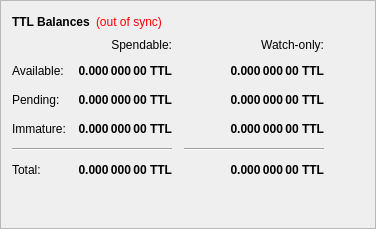
        <widget class="QFrame" name="frame">
         <property name="frameShape">
          <enum>QFrame::StyledPanel</enum>
         </property>
         <property name="frameShadow">
          <enum>QFrame::Raised</enum>
         </property>
         <layout class="QVBoxLayout" name="verticalLayout_4">
          <item>
           <layout class="QHBoxLayout" name="horizontalLayout_4">
            <item>
             <widget class="QLabel" name="label_5">
              <property name="font">
               <font>
                <weight>75</weight>
                <bold>true</bold>
               </font>
              </property>
              <property name="text">
               <string>TTL Balances</string>
              </property>
             </widget>
            </item>
            <item>
             <widget class="QLabel" name="labelWalletStatus">
              <property name="cursor">
               <cursorShape>WhatsThisCursor</cursorShape>
              </property>
              <property name="toolTip">
               <string>The displayed information may be out of date. Your wallet automatically synchronizes with the ThatsTheLabor network after a connection is established, but this process has not completed yet.</string>
              </property>
              <property name="styleSheet">
               <string notr="true">QLabel { color: red; }</string>
              </property>
              <property name="text">
               <string notr="true">(out of sync)</string>
              </property>
              <property name="alignment">
               <set>Qt::AlignLeading|Qt::AlignLeft|Qt::AlignVCenter</set>
              </property>
             </widget>
            </item>
            <item>
             <spacer name="horizontalSpacer_3">
              <property name="orientation">
               <enum>Qt::Horizontal</enum>
              </property>
              <property name="sizeHint" stdset="0">
               <size>
                <width>40</width>
                <height>20</height>
               </size>
              </property>
             </spacer>
            </item>
           </layout>
          </item>
          <item>
           <layout class="QGridLayout" name="gridLayout">
            <property name="spacing">
             <number>12</number>
            </property>
            <item row="2" column="2">
             <widget class="QLabel" name="labelWatchPending">
              <property name="font">
               <font>
                <weight>75</weight>
                <bold>true</bold>
               </font>
              </property>
              <property name="cursor">
               <cursorShape>IBeamCursor</cursorShape>
              </property>
              <property name="toolTip">
               <string>Unconfirmed transactions to watch-only addresses</string>
              </property>
              <property name="text">
               <string notr="true">0.000 000 00 TTL</string>
              </property>
              <property name="alignment">
               <set>Qt::AlignRight|Qt::AlignTrailing|Qt::AlignVCenter</set>
              </property>
              <property name="textInteractionFlags">
               <set>Qt::LinksAccessibleByMouse|Qt::TextSelectableByKeyboard|Qt::TextSelectableByMouse</set>
              </property>
             </widget>
            </item>
            <item row="2" column="1">
             <widget class="QLabel" name="labelUnconfirmed">
              <property name="font">
               <font>
                <weight>75</weight>
                <bold>true</bold>
               </font>
              </property>
              <property name="cursor">
               <cursorShape>IBeamCursor</cursorShape>
              </property>
              <property name="toolTip">
               <string>Total of transactions that have yet to be confirmed, and do not yet count toward the spendable balance</string>
              </property>
              <property name="text">
               <string notr="true">0.000 000 00 TTL</string>
              </property>
              <property name="alignment">
               <set>Qt::AlignRight|Qt::AlignTrailing|Qt::AlignVCenter</set>
              </property>
              <property name="textInteractionFlags">
               <set>Qt::LinksAccessibleByMouse|Qt::TextSelectableByKeyboard|Qt::TextSelectableByMouse</set>
              </property>
             </widget>
            </item>
            <item row="3" column="2">
             <widget class="QLabel" name="labelWatchImmature">
              <property name="font">
               <font>
                <weight>75</weight>
                <bold>true</bold>
               </font>
              </property>
              <property name="cursor">
               <cursorShape>IBeamCursor</cursorShape>
              </property>
              <property name="toolTip">
               <string>Staked or masternode rewards in watch-only addresses that has not yet matured</string>
              </property>
              <property name="text">
               <string notr="true">0.000 000 00 TTL</string>
              </property>
              <property name="alignment">
               <set>Qt::AlignRight|Qt::AlignTrailing|Qt::AlignVCenter</set>
              </property>
              <property name="textInteractionFlags">
               <set>Qt::LinksAccessibleByMouse|Qt::TextSelectableByKeyboard|Qt::TextSelectableByMouse</set>
              </property>
             </widget>
            </item>
            <item row="4" column="0" colspan="2">
             <widget class="Line" name="lineSpendableBalance">
              <property name="orientation">
               <enum>Qt::Horizontal</enum>
              </property>
             </widget>
            </item>
            <item row="4" column="2">
             <widget class="Line" name="lineWatchBalance">
              <property name="sizePolicy">
               <sizepolicy hsizetype="Preferred" vsizetype="Fixed">
                <horstretch>0</horstretch>
                <verstretch>0</verstretch>
               </sizepolicy>
              </property>
              <property name="minimumSize">
               <size>
                <width>140</width>
                <height>0</height>
               </size>
              </property>
              <property name="orientation">
               <enum>Qt::Horizontal</enum>
              </property>
             </widget>
            </item>
            <item row="5" column="0">
             <widget class="QLabel" name="labelTotalText">
              <property name="text">
               <string>Total:</string>
              </property>
             </widget>
            </item>
            <item row="3" column="1">
             <widget class="QLabel" name="labelImmature">
              <property name="font">
               <font>
                <weight>75</weight>
                <bold>true</bold>
               </font>
              </property>
              <property name="cursor">
               <cursorShape>IBeamCursor</cursorShape>
              </property>
              <property name="toolTip">
               <string>Staked or masternode rewards that has not yet matured</string>
              </property>
              <property name="text">
               <string notr="true">0.000 000 00 TTL</string>
              </property>
              <property name="alignment">
               <set>Qt::AlignRight|Qt::AlignTrailing|Qt::AlignVCenter</set>
              </property>
              <property name="textInteractionFlags">
               <set>Qt::LinksAccessibleByMouse|Qt::TextSelectableByKeyboard|Qt::TextSelectableByMouse</set>
              </property>
             </widget>
            </item>
            <item row="2" column="3">
             <spacer name="horizontalSpacer_2">
              <property name="orientation">
               <enum>Qt::Horizontal</enum>
              </property>
              <property name="sizeHint" stdset="0">
               <size>
                <width>40</width>
                <height>20</height>
               </size>
              </property>
             </spacer>
            </item>
            <item row="3" column="0">
             <widget class="QLabel" name="labelImmatureText">
              <property name="text">
               <string>Immature:</string>
              </property>
             </widget>
            </item>
            <item row="5" column="1">
             <widget class="QLabel" name="labelTotal">
              <property name="font">
               <font>
                <weight>75</weight>
                <bold>true</bold>
               </font>
              </property>
              <property name="cursor">
               <cursorShape>IBeamCursor</cursorShape>
              </property>
              <property name="toolTip">
               <string>Your current total balance</string>
              </property>
              <property name="text">
               <string notr="true">0.000 000 00 TTL</string>
              </property>
              <property name="alignment">
               <set>Qt::AlignRight|Qt::AlignTrailing|Qt::AlignVCenter</set>
              </property>
              <property name="textInteractionFlags">
               <set>Qt::LinksAccessibleByMouse|Qt::TextSelectableByKeyboard|Qt::TextSelectableByMouse</set>
              </property>
             </widget>
            </item>
            <item row="5" column="2">
             <widget class="QLabel" name="labelWatchTotal">
              <property name="font">
               <font>
                <weight>75</weight>
                <bold>true</bold>
               </font>
              </property>
              <property name="cursor">
               <cursorShape>IBeamCursor</cursorShape>
              </property>
              <property name="toolTip">
               <string>Current total balance in watch-only addresses</string>
              </property>
              <property name="text">
               <string notr="true">0.000 000 00 TTL</string>
              </property>
              <property name="alignment">
               <set>Qt::AlignRight|Qt::AlignTrailing|Qt::AlignVCenter</set>
              </property>
              <property name="textInteractionFlags">
               <set>Qt::LinksAccessibleByMouse|Qt::TextSelectableByKeyboard|Qt::TextSelectableByMouse</set>
              </property>
             </widget>
            </item>
            <item row="0" column="2">
             <widget class="QLabel" name="labelWatchonly">
              <property name="text">
               <string>Watch-only:</string>
              </property>
              <property name="alignment">
               <set>Qt::AlignRight|Qt::AlignTrailing|Qt::AlignVCenter</set>
              </property>
             </widget>
            </item>
            <item row="1" column="0">
             <widget class="QLabel" name="labelBalanceText">
              <property name="text">
               <string>Available:</string>
              </property>
             </widget>
            </item>
            <item row="1" column="1">
             <widget class="QLabel" name="labelBalance">
              <property name="font">
               <font>
                <weight>75</weight>
                <bold>true</bold>
               </font>
              </property>
              <property name="cursor">
               <cursorShape>IBeamCursor</cursorShape>
              </property>
              <property name="toolTip">
               <string>Your current spendable balance</string>
              </property>
              <property name="text">
               <string notr="true">0.000 000 00 TTL</string>
              </property>
              <property name="alignment">
               <set>Qt::AlignRight|Qt::AlignTrailing|Qt::AlignVCenter</set>
              </property>
              <property name="textInteractionFlags">
               <set>Qt::LinksAccessibleByMouse|Qt::TextSelectableByKeyboard|Qt::TextSelectableByMouse</set>
              </property>
             </widget>
            </item>
            <item row="1" column="2">
             <widget class="QLabel" name="labelWatchAvailable">
              <property name="font">
               <font>
                <weight>75</weight>
                <bold>true</bold>
               </font>
              </property>
              <property name="cursor">
               <cursorShape>IBeamCursor</cursorShape>
              </property>
              <property name="toolTip">
               <string>Your current balance in watch-only addresses</string>
              </property>
              <property name="text">
               <string notr="true">0.000 000 00 TTL</string>
              </property>
              <property name="alignment">
               <set>Qt::AlignRight|Qt::AlignTrailing|Qt::AlignVCenter</set>
              </property>
              <property name="textInteractionFlags">
               <set>Qt::LinksAccessibleByMouse|Qt::TextSelectableByKeyboard|Qt::TextSelectableByMouse</set>
              </property>
             </widget>
            </item>
            <item row="2" column="0">
             <widget class="QLabel" name="labelPendingText">
              <property name="text">
               <string>Pending:</string>
              </property>
             </widget>
            </item>
            <item row="0" column="1">
             <widget class="QLabel" name="labelSpendable">
              <property name="text">
               <string>Spendable:</string>
              </property>
              <property name="alignment">
               <set>Qt::AlignRight|Qt::AlignTrailing|Qt::AlignVCenter</set>
              </property>
             </widget>
            </item>
           </layout>
          </item>
          <item>
           <spacer name="verticalSpacer_4">
            <property name="orientation">
             <enum>Qt::Vertical</enum>
            </property>
            <property name="sizeHint" stdset="0">
             <size>
              <width>20</width>
              <height>40</height>
             </size>
            </property>
           </spacer>
          </item>
         </layout>
        </widget>
